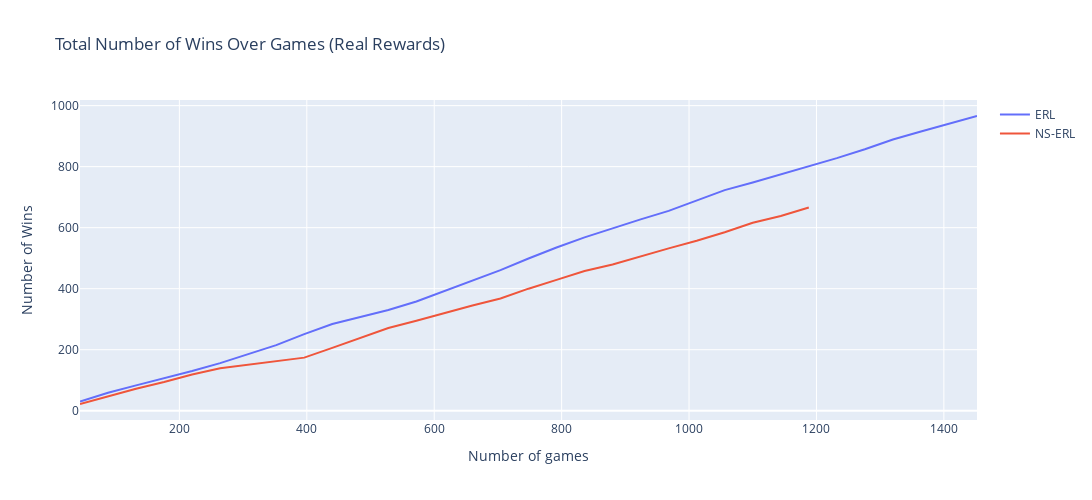

The cell this chart's notebook holds for it:
### Code cell
x = noNS_real['games'].tolist()
y_noher = noNS_real['wins'].tolist()
y_her = NS_real['wins'].tolist()

fig = go.Figure(data=[
    go.Line(name='ERL', x=x, y = y_noher, mode='lines'),
    go.Line(name='NS-ERL', x=x, y = y_her, mode='lines')
])
fig.update_layout(
    title='Total Number of Wins Over Games (Real Rewards)',
    xaxis_title='Number of games',
    yaxis_title='Number of Wins',
    width = 1200, 
    height = 500
)
fig.show()
fig.write_image("results/Number Wins Over Games Real Reward.png")

### Figure 1 — Plotly figure (JSON) as saved in the notebook; plotly's stock layout.template omitted (floating-point values rounded to 4 significant figures)
{"data": [{"mode": "lines", "name": "ERL", "type": "scatter", "x": ["44.000", 88, 132, 176, 220, 264, 308, 352, 396, 440, 484, 528, 572, 616, 660, 704, 748, 792, 836, 880, 924, 968, 1012, 1056, 1100, 1144, 1188, 1232, 1276, 1320, 1364, 1408, 1452], "y": ["30.000", 59, 83, 106, 130, 156, 185, 215, 251, 284, 307, 330, 358, 392, 427, 461, 499, 535, 568, 598, 627, 655, 690, 723, 748, 774, 800, 828, 857, 889, 915, 940, 966]}, {"mode": "lines", "name": "NS-ERL", "type": "scatter", "x": ["44.000", 88, 132, 176, 220, 264, 308, 352, 396, 440, 484, 528, 572, 616, 660, 704, 748, 792, 836, 880, 924, 968, 1012, 1056, 1100, 1144, 1188, 1232, 1276, 1320, 1364, 1408, 1452], "y": ["22.000", 48, 72, 94, 119, 139, 150, 163, 174, 206, 239, 271, 295, 321, 345, 368, 400, 429, 458, 479, 506, 532, 557, 585, 616, 638, 666]}], "layout": {"height": 500, "title": {"text": "Total Number of Wins Over Games (Real Rewards)"}, "width": 1200, "xaxis": {"title": {"text": "Number of games"}}, "yaxis": {"title": {"text": "Number of Wins"}}}}
